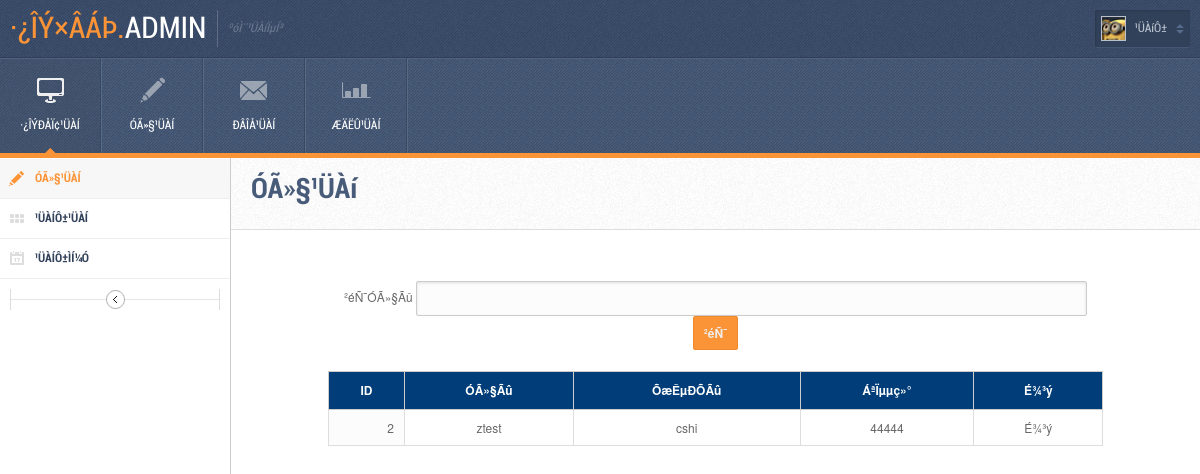
The page /admin/manageblog.php on the database its author committed.
### tables this page shows
CREATE TABLE `house_user` (
  `id` int(11) NOT NULL auto_increment,
  `username` varchar(30) default NULL,
  `password` varchar(30) default NULL,
  `name` varchar(20) default NULL,
  `sex` varchar(2) default NULL,
  `tel` varchar(20) default NULL,
  PRIMARY KEY  (`id`)
);

### admin/view_user.php (the view)
<FORM METHOD=POST NAME="form1">
<center>
    ²éÑ¯ÓÃ»§Ãû
    <input type="text" name="username">
    <input type="submit" name="Submit" value="²éÑ¯">
    <br>
  </center>
  <br>
  <table class="table" cellspacing="0" cellpadding="0" style="border:solid 1px ;background-color: white;">
    <?php
    if ($username=="")
	$strSql="select * from house_user order by id desc";
	else
	$strSql="select * from house_user where username='$username' order by id desc";
?>
    <tr>
    <th>ID</th>
      <th>ÓÃ»§Ãû</th>
	        <th>ÕæÊµÐÕÃû</th>
	        <th>ÁªÏµµç»°</th>
      <th>É¾³ý</th>
    </tr>
   <?php
$res=mysql_query($strSql);
while($rs=mysql_fetch_array($res))
{
   ?>
    <tr>
      <td><?php echo $rs["id"]?></td>
      <td><?php echo $rs["username"]?></td>
	        <td><?php echo $rs["name"]?></td>
<td><?php echo $rs["tel"]?></td>
      <td><a href="del_user.php?id=<?php echo $rs["id"]?>" class="linkfont">É¾³ý</a></td>
    </tr>
    <?php
	}
	?>
  </table>
</FORM>
</body>
</html>

### css/table.css (style rules this page uses)
.table th { background-color: #003D79;color: white;text-align: center; }
.table th, .table td { border: solid 1px #ccc; padding: 8px;text-align: center; }
tr:nth-child(odd) { background-color: #DDDDFF; }
tr:nth-child(even) { background-color: white; }

### rows shown on the page
house_user: id "2", username "ztest", name "cshi", tel "44444"
